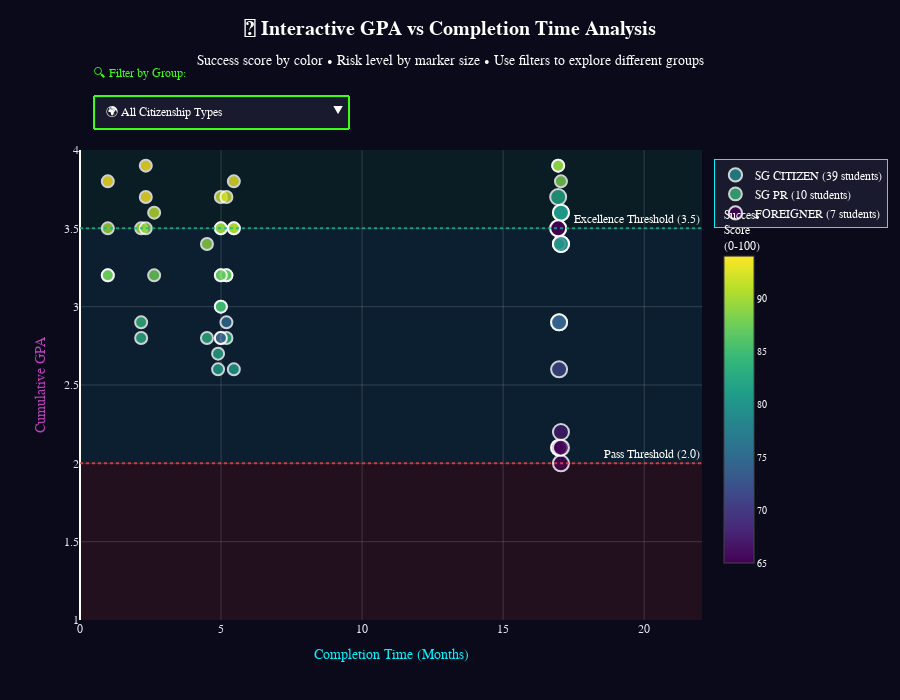

The notebook cell this image was saved under:
### Code cell
# === CHART 2: INTERACTIVE GPA vs COMPLETION TIME ANALYSIS ===
print("🎨 Creating Chart 2: Interactive GPA vs Completion Time Analysis...")

# Prepare data for scatter plot analysis
scatter_data = df.dropna(subset=['CUMULATIVE_GPA', 'COMPLETION_MONTHS', 'SUCCESS_SCORE'])

# Create interactive scatter plot with multiple filtering options
fig2 = go.Figure()

# Create traces for each citizenship type (initially all visible)
citizenship_types = scatter_data['CITIZENSHIP'].unique()
for i, citizenship in enumerate(citizenship_types):
    citizenship_subset = scatter_data[scatter_data['CITIZENSHIP'] == citizenship]
    
    fig2.add_trace(go.Scatter(
        x=citizenship_subset['COMPLETION_MONTHS'],
        y=citizenship_subset['CUMULATIVE_GPA'],
        mode='markers',
        marker=dict(
            size=12 + (citizenship_subset['RISK_SCORE'] * 4),  # Size by risk score
            color=citizenship_subset['SUCCESS_SCORE'],
            colorscale='Viridis',
            showscale=True if i == 0 else False,  # Show colorbar only once
            colorbar=dict(
                title="Success<br>Score<br>(0-100)",
                titlefont=dict(size=12, family='Arial Black'),
                tickfont=dict(size=10),
                len=0.8
            ),
            line=dict(width=2, color='white'),
            opacity=0.8,
            symbol='circle'
        ),
        text=[f"Student ID: {row['STUDENT ID']}<br>" +
              f"GPA: {row['CUMULATIVE_GPA']:.2f}<br>" +
              f"Completion: {row['COMPLETION_MONTHS']:.1f} months<br>" +
              f"Success Score: {row['SUCCESS_SCORE']:.1f}<br>" +
              f"Risk Category: {row['RISK_CATEGORY']}<br>" +
              f"Citizenship: {row['CITIZENSHIP']}<br>" +
              f"Gender: {row['GENDER']}<br>" +
              f"Funding: {row['COURSE FUNDING']}"
              for _, row in citizenship_subset.iterrows()],
        hovertemplate='%{text}<extra></extra>',
        name=f'{citizenship} ({len(citizenship_subset)} students)',
        visible=True
    ))

# Add HIGH ACHIEVERS traces (GPA > 3.5 AND completion < 5 months) for each citizenship
for i, citizenship in enumerate(citizenship_types):
    high_achievers = scatter_data[(scatter_data['CITIZENSHIP'] == citizenship) & 
                                 (scatter_data['CUMULATIVE_GPA'] > 3.5) &
                                 (scatter_data['COMPLETION_MONTHS'] < 5)]
    
    fig2.add_trace(go.Scatter(
        x=high_achievers['COMPLETION_MONTHS'],
        y=high_achievers['CUMULATIVE_GPA'],
        mode='markers',
        marker=dict(
            size=12 + (high_achievers['RISK_SCORE'] * 4),
            color=high_achievers['SUCCESS_SCORE'],
            colorscale='Viridis',
            showscale=False,
            line=dict(width=2, color='white'),
            opacity=0.8,
            symbol='circle'
        ),
        text=[f"Student ID: {row['STUDENT ID']}<br>" +
              f"GPA: {row['CUMULATIVE_GPA']:.2f} ⭐⭐<br>" +
              f"Completion: {row['COMPLETION_MONTHS']:.1f} months 🚀<br>" +
              f"Success Score: {row['SUCCESS_SCORE']:.1f}<br>" +
              f"Risk Category: {row['RISK_CATEGORY']}<br>" +
              f"Citizenship: {row['CITIZENSHIP']}<br>" +
              f"Gender: {row['GENDER']}<br>" +
              f"Funding: {row['COURSE FUNDING']}"
              for _, row in high_achievers.iterrows()],
        hovertemplate='%{text}<extra></extra>',
        name=f'{citizenship} High Achievers ({len(high_achievers)} students)',
        visible=False
    ))

# Add UNDERPERFORMERS traces (GPA < 2.5) for each citizenship
for i, citizenship in enumerate(citizenship_types):
    underperformers = scatter_data[(scatter_data['CITIZENSHIP'] == citizenship) & 
                                  (scatter_data['CUMULATIVE_GPA'] < 2.5)]
    
    fig2.add_trace(go.Scatter(
        x=underperformers['COMPLETION_MONTHS'],
        y=underperformers['CUMULATIVE_GPA'],
        mode='markers',
        marker=dict(
            size=12 + (underperformers['RISK_SCORE'] * 4),
            color=underperformers['SUCCESS_SCORE'],
            colorscale='Viridis',
            showscale=False,
            line=dict(width=2, color='white'),
            opacity=0.8,
            symbol='circle'
        ),
        text=[f"Student ID: {row['STUDENT ID']}<br>" +
              f"GPA: {row['CUMULATIVE_GPA']:.2f} 🚨<br>" +
              f"Completion: {row['COMPLETION_MONTHS']:.1f} months<br>" +
              f"Success Score: {row['SUCCESS_SCORE']:.1f}<br>" +
              f"Risk Category: {row['RISK_CATEGORY']}<br>" +
              f"Citizenship: {row['CITIZENSHIP']}<br>" +
              f"Gender: {row['GENDER']}<br>" +
              f"Funding: {row['COURSE FUNDING']}"
              for _, row in underperformers.iterrows()],
        hovertemplate='%{text}<extra></extra>',
        name=f'{citizenship} Underperformers ({len(underperformers)} students)',
        visible=False
    ))

# Create dropdown options for different views
num_citizenship = len(citizenship_types)
dropdown_buttons = [
    # Show all citizenship types (regular view)
    dict(label='🌍 All Citizenship Types', 
         method='update', 
         args=[{'visible': [True] * num_citizenship + [False] * (num_citizenship * 2)}]),
]

# Add individual citizenship options (regular view)
for i, citizenship in enumerate(citizenship_types):
    visibility = [False] * (num_citizenship * 3)  # Total traces = citizenship + high achievers + underperformers
    visibility[i] = True  # Show only this citizenship's regular trace
    dropdown_buttons.append(
        dict(label=f'🎯 {citizenship} Only',
             method='update',
             args=[{'visible': visibility}])
    )

# Add high achievers view (show all high achiever traces)
high_achiever_visibility = [False] * num_citizenship + [True] * num_citizenship + [False] * num_citizenship
dropdown_buttons.append(
    dict(label='⭐ High Achievers (GPA > 3.5 & < 5 months)', 
         method='update', 
         args=[{'visible': high_achiever_visibility}])
)

# Add underperformers view (show all underperformer traces)
underperformer_visibility = [False] * (num_citizenship * 2) + [True] * num_citizenship
dropdown_buttons.append(
    dict(label='🚨 Underperformers (GPA < 2.5)', 
         method='update', 
         args=[{'visible': underperformer_visibility}])
)

# Configure layout with enhanced interactivity and proper filter positioning
fig2.update_layout(
    title=dict(
        text='<b>🎯 Interactive GPA vs Completion Time Analysis</b><br>' +
             '<sub>Success score by color • Risk level by marker size • Use filters to explore different groups</sub>',
        font=dict(size=20, family='Orbitron, monospace', color=COLORS['light']),
        x=0.5,
        y=0.95
    ),
    xaxis=dict(
        title=dict(text='Completion Time (Months)', font=dict(size=14, family='Orbitron, monospace', color=COLORS['neon_blue'])),
        tickfont=dict(size=12, family='Orbitron, monospace', color=COLORS['text']),
        gridcolor='rgba(200,200,200,0.2)',
        gridwidth=1,
        range=[0, max(scatter_data['COMPLETION_MONTHS']) + 5]
    ),
    yaxis=dict(
        title=dict(text='Cumulative GPA', font=dict(size=14, family='Orbitron, monospace', color=COLORS['neon_purple'])),
        tickfont=dict(size=12, family='Orbitron, monospace', color=COLORS['text']),
        gridcolor='rgba(200,200,200,0.2)',
        gridwidth=1,
        range=[1.0, 4.0]
    ),
    font=dict(family='Orbitron, monospace', size=12, color=COLORS['light']),
    paper_bgcolor=COLORS['dark_bg'],
    plot_bgcolor='rgba(0,0,0,0)',
    height=700,
    margin=dict(t=150, l=80, r=120, b=80),
    showlegend=True,
    legend=dict(
        orientation='v',
        yanchor='top',
        y=0.98,
        xanchor='left',
        x=1.02,
        bgcolor=COLORS['card_bg'],
        bordercolor=COLORS['neon_blue'],
        borderwidth=1,
        font=dict(color=COLORS['light'])
    ),
    
    # Add interactive dropdown menu with proper positioning
    updatemenus=[
        dict(
            buttons=dropdown_buttons,
            direction="down",
            showactive=True,
            x=0.02,
            xanchor="left",
            y=1.12,
            yanchor="top",
            bgcolor=COLORS['card_bg'],
            bordercolor=COLORS['neon_green'],
            borderwidth=2,
            font=dict(color=COLORS['light'])
        )
    ],
    
    # Add filter label with proper positioning
    annotations=[
        dict(
            text="🔍 Filter by Group:",
            x=0.02, y=1.18,
            xref="paper", yref="paper",
            showarrow=False,
            font=dict(size=12, family='Orbitron, monospace', color=COLORS['neon_green'])
        )
    ]
)

# Add reference lines with dashboard colors
fig2.add_hline(y=2.0, line_dash="dot", line_color=COLORS['danger'], line_width=2, opacity=0.8, 
              annotation_text="Pass Threshold (2.0)")
fig2.add_hline(y=3.5, line_dash="dot", line_color=COLORS['success'], line_width=2, opacity=0.8, 
              annotation_text="Excellence Threshold (3.5)")

# Add quadrant background shading with dashboard colors
fig2.add_shape(type="rect", xref="paper", yref="y", x0=0, y0=3.5, x1=1, y1=4.0,
               fillcolor=f"rgba({int(COLORS['success'][1:3], 16)}, {int(COLORS['success'][3:5], 16)}, {int(COLORS['success'][5:7], 16)}, 0.1)", 
               layer="below", line_width=0)
fig2.add_shape(type="rect", xref="paper", yref="y", x0=0, y0=2.0, x1=1, y1=3.5,
               fillcolor=f"rgba({int(COLORS['secondary'][1:3], 16)}, {int(COLORS['secondary'][3:5], 16)}, {int(COLORS['secondary'][5:7], 16)}, 0.1)", 
               layer="below", line_width=0)
fig2.add_shape(type="rect", xref="paper", yref="y", x0=0, y0=1.0, x1=1, y1=2.0,
               fillcolor=f"rgba({int(COLORS['danger'][1:3], 16)}, {int(COLORS['danger'][3:5], 16)}, {int(COLORS['danger'][5:7], 16)}, 0.1)", 
               layer="below", line_width=0)

fig2.show()
print("✅ Chart 2 completed!")

### Figure 1 — Plotly figure (JSON) as saved in the notebook; plotly's stock layout.template omitted (floating-point values rounded to 4 significant figures)
{"data": [{"hovertemplate": "%{text}<extra></extra>", "marker": {"color": [79, 66, 74, 71, 89, 82, 81, 79, 71, 66, 74, 89, 88, 67, 81, 79, 65, 92, 83, 94, 83, 89, 87, 82, 93, 90, 81, 87, 90, 87, 87, 92, 91, 84, 83, 85, 90, 85, 87], "colorbar": {"len": 0.8, "tickfont": {"size": 10}, "title": {"font": {"family": "Arial Black", "size": 12}, "text": "Success<br>Score<br>(0-100)"}}, "colorscale": [[0, "#440154"], [0.1111, "#482878"], [0.2222, "#3e4989"], [0.3333, "#31688e"], [0.4444, "#26828e"], [0.5556, "#1f9e89"], [0.6667, "#35b779"], [0.7778, "#6ece58"], [0.8889, "#b5de2b"], [1, "#fde725"]], "line": {"color": "white", "width": 2}, "opacity": 0.8, "showscale": true, "size": [12, 16, 16, 12, 12, 16, 16, 16, 16, 16, 16, 12, 12, 16, 16, 16, 16, 12, 12, 12, 12, 12, 12, 12, 12, 12, 12, 12, 12, 12, 12, 12, 12, 12, 12, 12, 12, 12, 12], "symbol": "circle"}, "mode": "markers", "name": "SG CITIZEN (39 students)", "text": ["Student ID: 1101-009/005<br>GPA: 2.90<br>Completion: 17.0 months<br>Success Score: 79.0<br>Risk Category: Low Risk<br>Citizenship: SG CITIZEN<br>Gender: F<br>Funding: Sponsored", "Student ID: 1101-009/007<br>GPA: 2.10<br>Completion: 17.0 months<br>Success Score: 66.0<br>Risk Category: Medium Risk<br>Citizenship: SG CITIZEN<br>Gender: F<br>Funding: Sponsored", "Student ID: 1101-009/009<br>GPA: 2.90<br>Completion: 17.0 months<br>Success Score: 74.0<br>Risk Category: Medium Risk<br>Citizenship: SG CITIZEN<br>Gender: F<br>Funding: Sponsored", "Student ID: 1101-010/002<br>GPA: 2.10<br>Completion: 17.0 months<br>Success Score: 71.0<br>Risk Category: Low Risk<br>Citizenship: SG CITIZEN<br>Gender: F<br>Funding: Sponsored", "Student ID: 1101-010/004<br>GPA: 3.90<br>Completion: 17.0 months<br>Success Score: 89.0<br>Risk Category: Low Risk<br>Citizenship: SG CITIZEN<br>Gender: F<br>Funding: Sponsored", "Student ID: 1101-010/011<br>GPA: 3.70<br>Completion: 17.0 months<br>Success Score: 82.0<br>Risk Category: Medium Risk<br>Citizenship: SG CITIZEN<br>Gender: F<br>Funding: Sponsored", "Student ID: 1101-012/010<br>GPA: 3.60<br>Completion: 17.0 months<br>Success Score: 81.0<br>Risk Category: Medium Risk<br>Citizenship: SG CITIZEN<br>Gender: F<br>Funding: Sponsored", "Student ID: 1101-012/011<br>GPA: 3.40<br>Completion: 17.0 months<br>Success Score: 79.0<br>Risk Category: Medium Risk<br>Citizenship: SG CITIZEN<br>Gender: F<br>Funding: Sponsored", "Student ID: 1102-001/002<br>GPA: 2.60<br>Completion: 17.0 months<br>Success Score: 71.0<br>Risk Category: Medium Risk<br>Citizenship: SG CITIZEN<br>Gender: F<br>Funding: Sponsored", "Student ID: 1102-001/005<br>GPA: 2.10<br>Completion: 17.0 months<br>Success Score: 66.0<br>Risk Category: Medium Risk<br>Citizenship: SG CITIZEN<br>Gender: F<br>Funding: Sponsored", "Student ID: 1102-001/007<br>GPA: 2.90<br>Completion: 17.0 months<br>Success Score: 74.0<br>Risk Category: Medium Risk<br>Citizenship: SG CITIZEN<br>Gender: F<br>Funding: Sponsored", "Student ID: 1102-002/002<br>GPA: 3.90<br>Completion: 17.0 months<br>Success Score: 89.0<br>Risk Category: Low Risk<br>Citizenship: SG CITIZEN<br>Gender: F<br>Funding: Sponsored", "Student ID: 1102-004/001<br>GPA: 3.80<br>Completion: 17.0 months<br>Success Score: 88.0<br>Risk Category: Low Risk<br>Citizenship: SG CITIZEN<br>Gender: F<br>Funding: Sponsored", "Student ID: 1102-004/003<br>GPA: 2.20<br>Completion: 17.0 months<br>Success Score: 67.0<br>Risk Category: Medium Risk<br>Citizenship: SG CITIZEN<br>Gender: F<br>Funding: Sponsored", "Student ID: 1102-004/004<br>GPA: 3.60<br>Completion: 17.0 months<br>Success Score: 81.0<br>Risk Category: Medium Risk<br>Citizenship: SG CITIZEN<br>Gender: F<br>Funding: Sponsored", "Student ID: 1102-004/005<br>GPA: 3.40<br>Completion: 17.0 months<br>Success Score: 79.0<br>Risk Category: Medium Risk<br>Citizenship: SG CITIZEN<br>Gender: F<br>Funding: Sponsored", "Student ID: 1102-004/008<br>GPA: 2.00<br>Completion: 17.0 months<br>Success Score: 65.0<br>Risk Category: Medium Risk<br>Citizenship: SG CITIZEN<br>Gender: F<br>Funding: Sponsored", "Student ID: 2101-107/003<br>GPA: 3.70<br>Completion: 5.0 months<br>Success Score: 92.0<br>Risk Category: Low Risk<br>Citizenship: SG CITIZEN<br>Gender: F<br>Funding: Sponsored", "Student ID: 2101-107/006<br>GPA: 2.80<br>Completion: 5.0 months<br>Success Score: 83.0<br>Risk Category: Low Risk<br>Citizenship: SG CITIZEN<br>Gender: F<br>Funding: Sponsored", "Student ID: 2101-108A/004<br>GPA: 3.90<br>Completion: 2.3 months<br>Success Score: 94.0<br>Risk Category: Low Risk<br>Citizenship: SG CITIZEN<br>Gender: F<br>Funding: Sponsored", "Student ID: 2101-109/002<br>GPA: 2.80<br>Completion: 4.5 months<br>Success Score: 83.0<br>Risk Category: Low Risk<br>Citizenship: SG CITIZEN<br>Gender: F<br>Funding: Sponsored", "Student ID: 2101-109/007<br>GPA: 3.40<br>Completion: 4.5 months<br>Success Score: 89.0<br>Risk Category: Low Risk<br>Citizenship: SG CITIZEN<br>Gender: F<br>Funding: Sponsored", "Student ID: 2101-110/001<br>GPA: 3.20<br>Completion: 5.0 months<br>Success Score: 87.0<br>Risk Category: Low Risk<br>Citizenship: SG CITIZEN<br>Gender: F<br>Funding: Sponsored", "Student ID: 2102-063/006<br>GPA: 2.70<br>Completion: 4.9 months<br>Success Score: 82.0<br>Risk Category: Low Risk<br>Citizenship: SG CITIZEN<br>Gender: F<br>Funding: Sponsored", "Student ID: 2102-064/002<br>GPA: 3.80<br>Completion: 5.5 months<br>Success Score: 93.0<br>Risk Category: Low Risk<br>Citizenship: SG CITIZEN<br>Gender: M<br>Funding: Sponsored", "Student ID: 2102-064/007<br>GPA: 3.50<br>Completion: 5.5 months<br>Success Score: 90.0<br>Risk Category: Low Risk<br>Citizenship: SG CITIZEN<br>Gender: F<br>Funding: Sponsored", "Student ID: 2102-064/012<br>GPA: 2.60<br>Completion: 5.5 months<br>Success Score: 81.0<br>Risk Category: Low Risk<br>Citizenship: SG CITIZEN<br>Gender: F<br>Funding: Sponsored", "Student ID: 2102-065A/005<br>GPA: 3.20<br>Completion: 1.0 months<br>Success Score: 87.0<br>Risk Category: Low Risk<br>Citizenship: SG CITIZEN<br>Gender: F<br>Funding: Sponsored", "Student ID: 2102-065A/010<br>GPA: 3.50<br>Completion: 1.0 months<br>Success Score: 90.0<br>Risk Category: Low Risk<br>Citizenship: SG CITIZEN<br>Gender: F<br>Funding: Sponsored", "Student ID: 2102-066/001<br>GPA: 3.20<br>Completion: 5.2 months<br>Success Score: 87.0<br>Risk Category: Low Risk<br>Citizenship: SG CITIZEN<br>Gender: F<br>Funding: Sponsored", "Student ID: 2102-066/005<br>GPA: 3.20<br>Completion: 5.2 months<br>Success Score: 87.0<br>Risk Category: Low Risk<br>Citizenship: SG CITIZEN<br>Gender: F<br>Funding: Sponsored", "Student ID: 2102-066/006<br>GPA: 3.70<br>Completion: 5.2 months<br>Success Score: 92.0<br>Risk Category: Low Risk<br>Citizenship: SG CITIZEN<br>Gender: F<br>Funding: Sponsored", "Student ID: 2102-067A/008<br>GPA: 3.60<br>Completion: 2.6 months<br>Success Score: 91.0<br>Risk Category: Low Risk<br>Citizenship: SG CITIZEN<br>Gender: F<br>Funding: Sponsored", "Student ID: 2102-068A/001<br>GPA: 2.90<br>Completion: 2.2 months<br>Success Score: 84.0<br>Risk Category: Low Risk<br>Citizenship: SG CITIZEN<br>Gender: M<br>Funding: Sponsored", "Student ID: 2102-068A/005<br>GPA: 2.80<br>Completion: 2.2 months<br>Success Score: 83.0<br>Risk Category: Low Risk<br>Citizenship: SG CITIZEN<br>Gender: F<br>Funding: Sponsored", "Student ID: 2102-069/001<br>GPA: 3.00<br>Completion: 5.0 months<br>Success Score: 85.0<br>Risk Category: Low Risk<br>Citizenship: SG CITIZEN<br>Gender: F<br>Funding: Sponsored", "Student ID: 2102-069/008<br>GPA: 3.50<br>Completion: 5.0 months<br>Success Score: 90.0<br>Risk Category: Low Risk<br>Citizenship: SG CITIZEN<br>Gender: F<br>Funding: Sponsored", "Student ID: 2102-069/009<br>GPA: 3.00<br>Completion: 5.0 months<br>Success Score: 85.0<br>Risk Category: Low Risk<br>Citizenship: SG CITIZEN<br>Gender: F<br>Funding: Sponsored", "Student ID: 2102-069/011<br>GPA: 3.20<br>Completion: 5.0 months<br>Success Score: 87.0<br>Risk Category: Low Risk<br>Citizenship: SG CITIZEN<br>Gender: M<br>Funding: Sponsored"], "type": "scatter", "visible": true, "x": [16.98, 16.98, 16.98, 16.95, 16.95, 16.95, 17.05, 17.05, 16.98, 16.98, 16.98, 16.95, 17.05, 17.05, 17.05, 17.05, 17.05, 4.993, 4.993, 2.332, 4.501, 4.501, 4.993, 4.895, 5.453, 5.453, 5.453, 0.9855, 0.9855, 5.191, 5.191, 5.191, 2.628, 2.168, 2.168, 4.993, 4.993, 4.993, 4.993], "y": [2.9, 2.1, 2.9, 2.1, 3.9, 3.7, 3.6, 3.4, 2.6, 2.1, 2.9, 3.9, 3.8, 2.2, 3.6, 3.4, 2, 3.7, 2.8, 3.9, 2.8, 3.4, 3.2, 2.7, 3.8, 3.5, 2.6, 3.2, 3.5, 3.2, 3.2, 3.7, 3.6, 2.9, 2.8, 3, 3.5, 3, 3.2]}, {"hovertemplate": "%{text}<extra></extra>", "marker": {"color": [84, 66, 79, 81, 90, 87, 93, 83, 87, 90], "colorbar": {"len": 0.8, "tickfont": {"size": 10}, "title": {"font": {"family": "Arial Black", "size": 12}, "text": "Success<br>Score<br>(0-100)"}}, "colorscale": [[0, "#440154"], [0.1111, "#482878"], [0.2222, "#3e4989"], [0.3333, "#31688e"], [0.4444, "#26828e"], [0.5556, "#1f9e89"], [0.6667, "#35b779"], [0.7778, "#6ece58"], [0.8889, "#b5de2b"], [1, "#fde725"]], "line": {"color": "white", "width": 2}, "opacity": 0.8, "showscale": false, "size": [12, 16, 16, 12, 12, 12, 12, 12, 12, 12], "symbol": "circle"}, "mode": "markers", "name": "SG PR (10 students)", "text": ["Student ID: 1101-009/011<br>GPA: 3.40<br>Completion: 17.0 months<br>Success Score: 84.0<br>Risk Category: Low Risk<br>Citizenship: SG PR<br>Gender: F<br>Funding: Sponsored", "Student ID: 1101-012/004<br>GPA: 2.10<br>Completion: 17.0 months<br>Success Score: 66.0<br>Risk Category: Medium Risk<br>Citizenship: SG PR<br>Gender: F<br>Funding: Sponsored", "Student ID: 1102-003/002<br>GPA: 3.40<br>Completion: 17.0 months<br>Success Score: 79.0<br>Risk Category: Medium Risk<br>Citizenship: SG PR<br>Gender: F<br>Funding: Sponsored", "Student ID: 2102-063/015<br>GPA: 2.60<br>Completion: 4.9 months<br>Success Score: 81.0<br>Risk Category: Low Risk<br>Citizenship: SG PR<br>Gender: F<br>Funding: Sponsored", "Student ID: 2102-064/014<br>GPA: 3.50<br>Completion: 5.5 months<br>Success Score: 90.0<br>Risk Category: Low Risk<br>Citizenship: SG PR<br>Gender: F<br>Funding: Sponsored", "Student ID: 2102-065A/001<br>GPA: 3.20<br>Completion: 1.0 months<br>Success Score: 87.0<br>Risk Category: Low Risk<br>Citizenship: SG PR<br>Gender: F<br>Funding: Sponsored", "Student ID: 2102-065A/009<br>GPA: 3.80<br>Completion: 1.0 months<br>Success Score: 93.0<br>Risk Category: Low Risk<br>Citizenship: SG PR<br>Gender: F<br>Funding: Sponsored", "Student ID: 2102-066/015<br>GPA: 2.80<br>Completion: 5.2 months<br>Success Score: 83.0<br>Risk Category: Low Risk<br>Citizenship: SG PR<br>Gender: F<br>Funding: Sponsored", "Student ID: 2102-067A/009<br>GPA: 3.20<br>Completion: 2.6 months<br>Success Score: 87.0<br>Risk Category: Low Risk<br>Citizenship: SG PR<br>Gender: F<br>Funding: Sponsored", "Student ID: 2102-068A/007<br>GPA: 3.50<br>Completion: 2.2 months<br>Success Score: 90.0<br>Risk Category: Low Risk<br>Citizenship: SG PR<br>Gender: F<br>Funding: Sponsored"], "type": "scatter", "visible": true, "x": [16.98, 17.05, 17.05, 4.895, 5.453, 0.9855, 0.9855, 5.191, 2.628, 2.168], "y": [3.4, 2.1, 3.4, 2.6, 3.5, 3.2, 3.8, 2.8, 3.2, 3.5]}, {"hovertemplate": "%{text}<extra></extra>", "marker": {"color": [80, 80, 90, 92, 84, 90, 83], "colorbar": {"len": 0.8, "tickfont": {"size": 10}, "title": {"font": {"family": "Arial Black", "size": 12}, "text": "Success<br>Score<br>(0-100)"}}, "colorscale": [[0, "#440154"], [0.1111, "#482878"], [0.2222, "#3e4989"], [0.3333, "#31688e"], [0.4444, "#26828e"], [0.5556, "#1f9e89"], [0.6667, "#35b779"], [0.7778, "#6ece58"], [0.8889, "#b5de2b"], [1, "#fde725"]], "line": {"color": "white", "width": 2}, "opacity": 0.8, "showscale": false, "size": [16, 16, 12, 12, 12, 12, 12], "symbol": "circle"}, "mode": "markers", "name": "FOREIGNER (7 students)", "text": ["Student ID: 1101-010/005<br>GPA: 3.50<br>Completion: 17.0 months<br>Success Score: 80.0<br>Risk Category: Medium Risk<br>Citizenship: FOREIGNER<br>Gender: F<br>Funding: Sponsored", "Student ID: 1102-002/004<br>GPA: 3.50<br>Completion: 17.0 months<br>Success Score: 80.0<br>Risk Category: Medium Risk<br>Citizenship: FOREIGNER<br>Gender: F<br>Funding: Sponsored", "Student ID: 2101-108A/002<br>GPA: 3.50<br>Completion: 2.3 months<br>Success Score: 90.0<br>Risk Category: Low Risk<br>Citizenship: FOREIGNER<br>Gender: F<br>Funding: Sponsored", "Student ID: 2101-108A/007<br>GPA: 3.70<br>Completion: 2.3 months<br>Success Score: 92.0<br>Risk Category: Low Risk<br>Citizenship: FOREIGNER<br>Gender: F<br>Funding: Sponsored", "Student ID: 2102-066/004<br>GPA: 2.90<br>Completion: 5.2 months<br>Success Score: 84.0<br>Risk Category: Low Risk<br>Citizenship: FOREIGNER<br>Gender: F<br>Funding: Sponsored", "Student ID: 2102-069/002<br>GPA: 3.50<br>Completion: 5.0 months<br>Success Score: 90.0<br>Risk Category: Low Risk<br>Citizenship: FOREIGNER<br>Gender: F<br>Funding: Sponsored", "Student ID: 2102-070/004<br>GPA: 2.80<br>Completion: 5.0 months<br>Success Score: 83.0<br>Risk Category: Low Risk<br>Citizenship: FOREIGNER<br>Gender: F<br>Funding: Sponsored"], "type": "scatter", "visible": true, "x": [16.95, 16.95, 2.332, 2.332, 5.191, 4.993, 4.993], "y": [3.5, 3.5, 3.5, 3.7, 2.9, 3.5, 2.8]}, {"hovertemplate": "%{text}<extra></extra>", "marker": {"color": [92, 94, 91], "colorscale": [[0, "#440154"], [0.1111, "#482878"], [0.2222, "#3e4989"], [0.3333, "#31688e"], [0.4444, "#26828e"], [0.5556, "#1f9e89"], [0.6667, "#35b779"], [0.7778, "#6ece58"], [0.8889, "#b5de2b"], [1, "#fde725"]], "line": {"color": "white", "width": 2}, "opacity": 0.8, "showscale": false, "size": [12, 12, 12], "symbol": "circle"}, "mode": "markers", "name": "SG CITIZEN High Achievers (3 students)", "text": ["Student ID: 2101-107/003<br>GPA: 3.70 ⭐⭐<br>Completion: 5.0 months 🚀<br>Success Score: 92.0<br>Risk Category: Low Risk<br>Citizenship: SG CITIZEN<br>Gender: F<br>Funding: Sponsored", "Student ID: 2101-108A/004<br>GPA: 3.90 ⭐⭐<br>Completion: 2.3 months 🚀<br>Success Score: 94.0<br>Risk Category: Low Risk<br>Citizenship: SG CITIZEN<br>Gender: F<br>Funding: Sponsored", "Student ID: 2102-067A/008<br>GPA: 3.60 ⭐⭐<br>Completion: 2.6 months 🚀<br>Success Score: 91.0<br>Risk Category: Low Risk<br>Citizenship: SG CITIZEN<br>Gender: F<br>Funding: Sponsored"], "type": "scatter", "visible": false, "x": [4.993, 2.332, 2.628], "y": [3.7, 3.9, 3.6]}, {"hovertemplate": "%{text}<extra></extra>", "marker": {"color": [93], "colorscale": [[0, "#440154"], [0.1111, "#482878"], [0.2222, "#3e4989"], [0.3333, "#31688e"], [0.4444, "#26828e"], [0.5556, "#1f9e89"], [0.6667, "#35b779"], [0.7778, "#6ece58"], [0.8889, "#b5de2b"], [1, "#fde725"]], "line": {"color": "white", "width": 2}, "opacity": 0.8, "showscale": false, "size": [12], "symbol": "circle"}, "mode": "markers", "name": "SG PR High Achievers (1 students)", "text": ["Student ID: 2102-065A/009<br>GPA: 3.80 ⭐⭐<br>Completion: 1.0 months 🚀<br>Success Score: 93.0<br>Risk Category: Low Risk<br>Citizenship: SG PR<br>Gender: F<br>Funding: Sponsored"], "type": "scatter", "visible": false, "x": [0.9855], "y": [3.8]}, {"hovertemplate": "%{text}<extra></extra>", "marker": {"color": [92], "colorscale": [[0, "#440154"], [0.1111, "#482878"], [0.2222, "#3e4989"], [0.3333, "#31688e"], [0.4444, "#26828e"], [0.5556, "#1f9e89"], [0.6667, "#35b779"], [0.7778, "#6ece58"], [0.8889, "#b5de2b"], [1, "#fde725"]], "line": {"color": "white", "width": 2}, "opacity": 0.8, "showscale": false, "size": [12], "symbol": "circle"}, "mode": "markers", "name": "FOREIGNER High Achievers (1 students)", "text": ["Student ID: 2101-108A/007<br>GPA: 3.70 ⭐⭐<br>Completion: 2.3 months 🚀<br>Success Score: 92.0<br>Risk Category: Low Risk<br>Citizenship: FOREIGNER<br>Gender: F<br>Funding: Sponsored"], "type": "scatter", "visible": false, "x": [2.332], "y": [3.7]}, {"hovertemplate": "%{text}<extra></extra>", "marker": {"color": [66, 71, 66, 67, 65], "colorscale": [[0, "#440154"], [0.1111, "#482878"], [0.2222, "#3e4989"], [0.3333, "#31688e"], [0.4444, "#26828e"], [0.5556, "#1f9e89"], [0.6667, "#35b779"], [0.7778, "#6ece58"], [0.8889, "#b5de2b"], [1, "#fde725"]], "line": {"color": "white", "width": 2}, "opacity": 0.8, "showscale": false, "size": [16, 12, 16, 16, 16], "symbol": "circle"}, "mode": "markers", "name": "SG CITIZEN Underperformers (5 students)", "text": ["Student ID: 1101-009/007<br>GPA: 2.10 🚨<br>Completion: 17.0 months<br>Success Score: 66.0<br>Risk Category: Medium Risk<br>Citizenship: SG CITIZEN<br>Gender: F<br>Funding: Sponsored", "Student ID: 1101-010/002<br>GPA: 2.10 🚨<br>Completion: 17.0 months<br>Success Score: 71.0<br>Risk Category: Low Risk<br>Citizenship: SG CITIZEN<br>Gender: F<br>Funding: Sponsored", "Student ID: 1102-001/005<br>GPA: 2.10 🚨<br>Completion: 17.0 months<br>Success Score: 66.0<br>Risk Category: Medium Risk<br>Citizenship: SG CITIZEN<br>Gender: F<br>Funding: Sponsored", "Student ID: 1102-004/003<br>GPA: 2.20 🚨<br>Completion: 17.0 months<br>Success Score: 67.0<br>Risk Category: Medium Risk<br>Citizenship: SG CITIZEN<br>Gender: F<br>Funding: Sponsored", "Student ID: 1102-004/008<br>GPA: 2.00 🚨<br>Completion: 17.0 months<br>Success Score: 65.0<br>Risk Category: Medium Risk<br>Citizenship: SG CITIZEN<br>Gender: F<br>Funding: Sponsored"], "type": "scatter", "visible": false, "x": [16.98, 16.95, 16.98, 17.05, 17.05], "y": [2.1, 2.1, 2.1, 2.2, 2]}, {"hovertemplate": "%{text}<extra></extra>", "marker": {"color": [66], "colorscale": [[0, "#440154"], [0.1111, "#482878"], [0.2222, "#3e4989"], [0.3333, "#31688e"], [0.4444, "#26828e"], [0.5556, "#1f9e89"], [0.6667, "#35b779"], [0.7778, "#6ece58"], [0.8889, "#b5de2b"], [1, "#fde725"]], "line": {"color": "white", "width": 2}, "opacity": 0.8, "showscale": false, "size": [16], "symbol": "circle"}, "mode": "markers", "name": "SG PR Underperformers (1 students)", "text": ["Student ID: 1101-012/004<br>GPA: 2.10 🚨<br>Completion: 17.0 months<br>Success Score: 66.0<br>Risk Category: Medium Risk<br>Citizenship: SG PR<br>Gender: F<br>Funding: Sponsored"], "type": "scatter", "visible": false, "x": [17.05], "y": [2.1]}, {"hovertemplate": "%{text}<extra></extra>", "marker": {"color": [], "colorscale": [[0, "#440154"], [0.1111, "#482878"], [0.2222, "#3e4989"], [0.3333, "#31688e"], [0.4444, "#26828e"], [0.5556, "#1f9e89"], [0.6667, "#35b779"], [0.7778, "#6ece58"], [0.8889, "#b5de2b"], [1, "#fde725"]], "line": {"color": "white", "width": 2}, "opacity": 0.8, "showscale": false, "size": [], "symbol": "circle"}, "mode": "markers", "name": "FOREIGNER Underperformers (0 students)", "text": [], "type": "scatter", "visible": false, "x": [], "y": []}], "layout": {"annotations": [{"font": {"color": "#39FF14", "family": "Orbitron, monospace", "size": 12}, "showarrow": false, "text": "🔍 Filter by Group:", "x": 0.02, "xref": "paper", "y": 1.18, "yref": "paper"}, {"showarrow": false, "text": "Pass Threshold (2.0)", "x": 1, "xanchor": "right", "xref": "x domain", "y": 2, "yanchor": "bottom", "yref": "y"}, {"showarrow": false, "text": "Excellence Threshold (3.5)", "x": 1, "xanchor": "right", "xref": "x domain", "y": 3.5, "yanchor": "bottom", "yref": "y"}], "font": {"color": "#FFFFFF", "family": "Orbitron, monospace", "size": 12}, "height": 700, "legend": {"bgcolor": "#1A1A2E", "bordercolor": "#00F5FF", "borderwidth": 1, "font": {"color": "#FFFFFF"}, "orientation": "v", "x": 1.02, "xanchor": "left", "y": 0.98, "yanchor": "top"}, "margin": {"b": 80, "l": 80, "r": 120, "t": 150}, "paper_bgcolor": "#0A0A1A", "plot_bgcolor": "rgba(0,0,0,0)", "shapes": [{"line": {"color": "#EF4444", "dash": "dot", "width": 2}, "opacity": 0.8, "type": "line", "x0": 0, "x1": 1, "xref": "x domain", "y0": 2, "y1": 2, "yref": "y"}, {"line": {"color": "#10B981", "dash": "dot", "width": 2}, "opacity": 0.8, "type": "line", "x0": 0, "x1": 1, "xref": "x domain", "y0": 3.5, "y1": 3.5, "yref": "y"}, {"fillcolor": "rgba(16, 185, 129, 0.1)", "layer": "below", "line": {"width": 0}, "type": "rect", "x0": 0, "x1": 1, "xref": "paper", "y0": 3.5, "y1": 4, "yref": "y"}, {"fillcolor": "rgba(34, 211, 238, 0.1)", "layer": "below", "line": {"width": 0}, "type": "rect", "x0": 0, "x1": 1, "xref": "paper", "y0": 2, "y1": 3.5, "yref": "y"}, {"fillcolor": "rgba(239, 68, 68, 0.1)", "layer": "below", "line": {"width": 0}, "type": "rect", "x0": 0, "x1": 1, "xref": "paper", "y0": 1, "y1": 2, "yref": "y"}], "showlegend": true, "title": {"font": {"color": "#FFFFFF", "family": "Orbitron, monospace", "size": 20}, "text": "<b>🎯 Interactive GPA vs Completion Time Analysis</b><br><sub>Success score by color • Risk level by marker size • Use filters to explore different groups</sub>", "x": 0.5, "y": 0.95}, "updatemenus": [{"bgcolor": "#1A1A2E", "bordercolor": "#39FF14", "borderwidth": 2, "buttons": [{"args": [{"visible": [true, true, true, false, false, false, false, false, false]}], "label": "🌍 All Citizenship Types", "method": "update"}, {"args": [{"visible": [true, false, false, false, false, false, false, false, false]}], "label": "🎯 SG CITIZEN Only", "method": "update"}, {"args": [{"visible": [false, true, false, false, false, false, false, false, false]}], "label": "🎯 SG PR Only", "method": "update"}, {"args": [{"visible": [false, false, true, false, false, false, false, false, false]}], "label": "🎯 FOREIGNER Only", "method": "update"}, {"args": [{"visible": [false, false, false, true, true, true, false, false, false]}], "label": "⭐ High Achievers (GPA > 3.5 & < 5 months)", "method": "update"}, {"args": [{"visible": [false, false, false, false, false, false, true, true, true]}], "label": "🚨 Underperformers (GPA < 2.5)", "method": "update"}], "direction": "down", "font": {"color": "#FFFFFF"}, "showactive": true, "x": 0.02, "xanchor": "left", "y": 1.12, "yanchor": "top"}], "xaxis": {"gridcolor": "rgba(200,200,200,0.2)", "gridwidth": 1, "range": [0, 22.05], "tickfont": {"color": "#E2E8F0", "family": "Orbitron, monospace", "size": 12}, "title": {"font": {"color": "#00F5FF", "family": "Orbitron, monospace", "size": 14}, "text": "Completion Time (Months)"}}, "yaxis": {"gridcolor": "rgba(200,200,200,0.2)", "gridwidth": 1, "range": [1, 4], "tickfont": {"color": "#E2E8F0", "family": "Orbitron, monospace", "size": 12}, "title": {"font": {"color": "#BF40BF", "family": "Orbitron, monospace", "size": 14}, "text": "Cumulative GPA"}}}}
